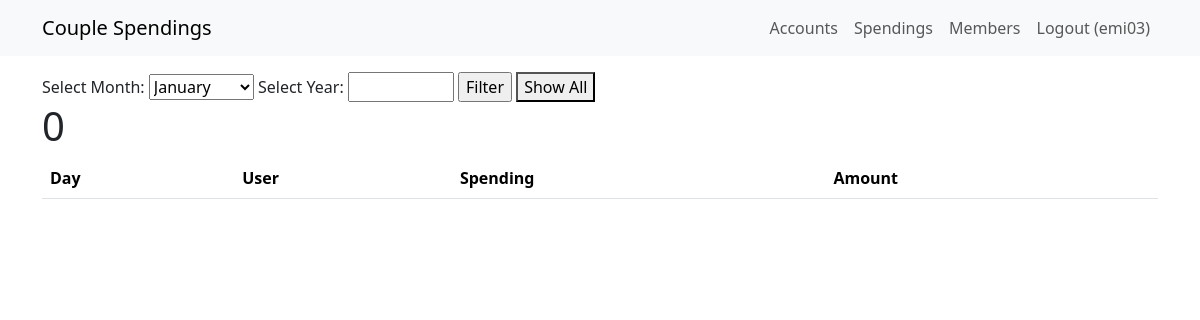
Before: /4/useraccounts/personalSpendings with the older database file.
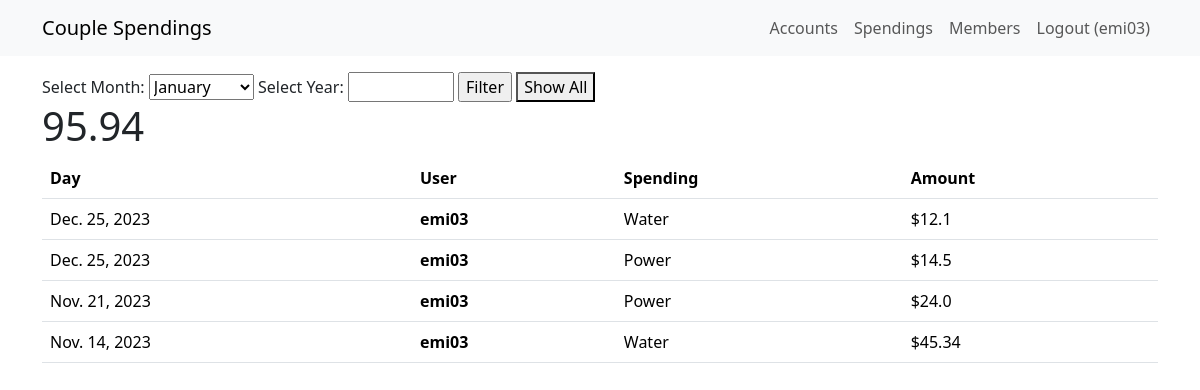
After: the same page with the newer database file.
### spendings/models.py (models this page shows, shortened)
class PersonalSpending(models.Model):
    user = models.ForeignKey('auth.User', on_delete=models.CASCADE)
    category = models.ForeignKey(Categories, on_delete=models.CASCADE)
    spending = models.CharField(max_length = 100)
    spendingAmount = models.FloatField()
    spendingDate = models.DateField(default = timezone.now)

### spendings/views.py (the view)
# urls.py: path('<int:user_id>/useraccounts/personalSpendings', views.personalSpendings, name='personalSpendings'),
def personalSpendings(request, user_id):
    user = get_object_or_404(User, pk=user_id)
    allSpendings = PersonalSpending.objects.filter(user=user)
    month = request.GET.get('month', None)
    total_amount = sum(spendings.spendingAmount for spendings in allSpendings)
    if month:
        allSpendings = allSpendings.filter(
            spendingDate__month=month
        )
        total_amount = sum(spendings.spendingAmount for spendings in allSpendings)
    if 'show_all' in request.GET:
        allSpendings = PersonalSpending.objects.filter(user=user)
        total_amount = sum(spendings.spendingAmount for spendings in allSpendings)
    return render(request, 'personalSpendings.html', {'user': user, 'allSpendings': allSpendings, 'selectedMonth': month, 'total_amount': total_amount})

### spendings/templates/personalSpendings.html (shortened to what this page needs)
{% extends 'base.html' %}
{% block content %}
<form method="GET" action="">
    <label for="month">Select Month:</label>
    <select name="month">
        <option value="1">January</option>
    </select>
    <label for="year">Select Year:</label>
    <input type="number" name="year" min="1900" max="2100" step="1" value="{{ selected_year }}">
    <input type="submit" value="Filter">
    <button type="submit" name="show_all">Show All</button>
</form>
<h1>{{ total_amount }}</h1>
<table class="table">
    <thead>
      <tr>
        <th scope="col">Day</th>
        <th scope="col">User</th>
        <th scope="col">Spending</th>
        <th scope="col">Amount</th>
      </tr>
    </thead>
    {% for spendings in allSpendings %}
    <tbody>
      <tr>
        <td>{{ spendings.spendingDate }}</td>
        <th scope="row">{{ spendings.user }}</th>
        <td>{{ spendings.spending }}</td>
        <td>${{ spendings.spendingAmount}}</td>
      </tr>
    </tbody>
    {% endfor %}
  </table>
{% endblock content%}

### coupleSpendingApp/templates/coupleSpendingApp/base.html (shortened to what this page needs)
<!DOCTYPE html>
<html lang="en">
<head>
    <link href="https://cdn.jsdelivr.net/npm/bootstrap@5.3.2/dist/css/bootstrap.min.css" rel="stylesheet">
</head>
<body>
    <nav class="navbar navbar-expand-lg navbar-light bg-light mb-3">
        <div class="container">
            <a href="#" class="navbar-brand">
                Couple Spendings
            </a>
    <div class="collapse navbar-collapse" id="navbarNavAltMarkup">
        <div class="navbar-nav ms-auto">
            <a href="{% url 'useraccounts' user_id=user.id %}" class="nav-link">Accounts</a>
            <a href="#" class="nav-link">Spendings</a>
            <a href="#" class="nav-link">Members</a>
            <a href="{% url 'logoutaccount' %}" class="nav-link">Logout ({{ user.username }})</a>
        </div>
    </div>
        </div>
    </nav>
    <div class="container">
        {% block content %}
        {% endblock content %}
    </div>
</body>
</html>

Changed rows visible on the page:
added PersonalSpending: spendingDate "Dec. 25, 2023", user "emi03", spending "Water", spendingAmount "12.1"
added PersonalSpending: spendingDate "Dec. 25, 2023", user "emi03", spending "Power", spendingAmount "14.5"
added PersonalSpending: spendingDate "Nov. 21, 2023", user "emi03", spending "Power", spendingAmount "24.0"
added PersonalSpending: spendingDate "Nov. 14, 2023", user "emi03", spending "Water", spendingAmount "45.34"
Other visible differences:
{{ total_amount }}: "0" → "95.94"
